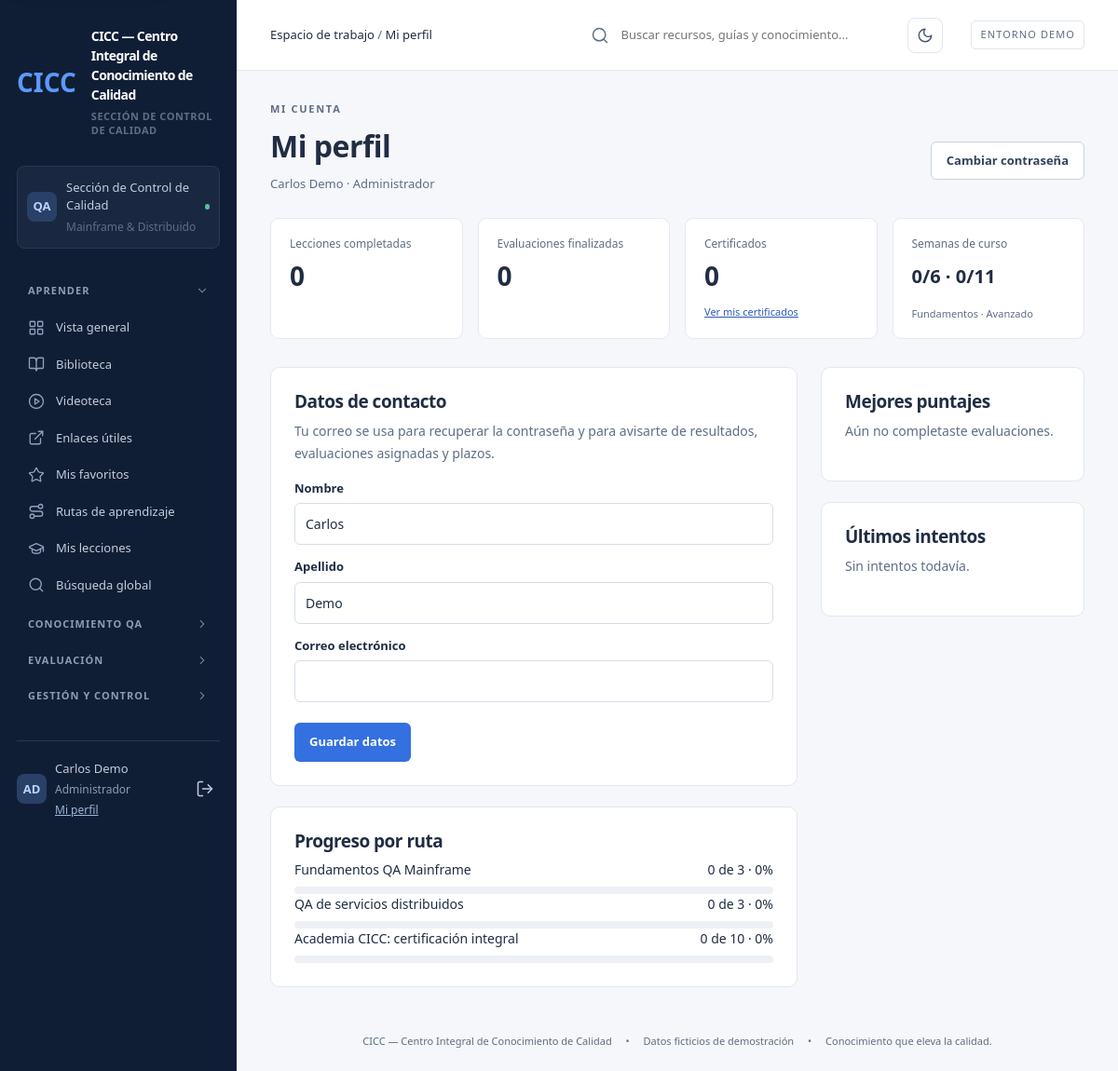
/cuenta/ (signed in), run on the app's committed database.
### hub/models.py (models this page shows, shortened)
class LearningPath(models.Model):
    title = models.CharField(max_length=200)
    area = models.CharField(max_length=20, choices=AREA_CHOICES)
    description = models.TextField()

### hub/views/account.py (the view)
# urls.py: path('cuenta/', v.profile, name='profile'),
@login_required
def profile(request):
    form = ProfileForm(request.POST or None, instance=request.user)
    if request.method == 'POST' and form.is_valid():
        form.save()
        log(request.user, 'Actualiza su perfil')
        messages.success(request, 'Tus datos se actualizaron.')
        return redirect('/cuenta/')
    rows, done = path_progress(request.user)
    week_counts = dict(
        WeekProgress.objects.filter(user=request.user)
        .values_list('course')
        .annotate(n=Count('pk'))
        .values_list('course', 'n')
    )
    attempts = (
        Attempt.objects.filter(user=request.user, finished=True).select_related('assessment').order_by('-started')
    )
    best = {}
    for attempt in attempts:
        best[attempt.assessment] = max(best.get(attempt.assessment, 0), attempt.score)
    return render(
        request,
        'profile.html',
        ctx(
            request,
            'account',
            title='Mi perfil',
            form=form,
            path_rows=rows,
            lessons_done=len(done),
            courses=[
                {'name': c['name'], 'done': min(week_counts.get(k, 0), len(c['weeks'])), 'total': len(c['weeks'])}
                for k, c in COURSES.items()
            ],
            recent_attempts=attempts[:6],
            attempt_total=attempts.count(),
            best_scores=[
                {'assessment': a, 'score': score, 'passed': score >= a.pass_score} for a, score in best.items()
            ],
            certificate_count=Certificate.objects.filter(attempt__user=request.user).count(),
        ),
    )

### hub/forms.py
class ProfileForm(forms.ModelForm):
    class Meta:
        model = User
        fields = ['first_name', 'last_name', 'email']
        labels = {'first_name': 'Nombre', 'last_name': 'Apellido', 'email': 'Correo electrónico'}

### hub/navigation.py (called while the page is built)
def allowed(user, slug):
    return slug not in GATES or user.has_perm(GATES[slug])

def groups_for(user, section):
    groups = []
    for key, label, items in NAV_GROUPS:
        visible = [item for item in items if allowed(user, item[0])]
        if visible:
            groups.append(
                {'key': key, 'label': label, 'items': visible, 'active': any(slug == section for slug, _, _ in visible)}
            )
    return groups

### hub/templatetags/cicc.py (called while the page is built)
@register.simple_tag
def icon(name, css=''):
    body = ICONS.get(name, ICONS['file'])
    cls = f'icon {css}'.strip()
    return mark_safe(
        f'<svg class="{cls}" viewBox="0 0 24 24" width="1em" height="1em" fill="none" stroke="currentColor" '
        f'stroke-width="1.8" stroke-linecap="round" stroke-linejoin="round" aria-hidden="true" focusable="false">{body}</svg>'
    )

@register.filter
def role_of(user):
    group = user.groups.first()
    if group:
        return group.name
    return 'Administrador' if user.is_superuser else 'Sin rol'

### hub/views/common.py (called while the page is built)
def ctx(request, section, **extra):
    return {
        'nav_groups': groups_for(request.user, section),
        'section': section,
        'title': TITLES.get(section, 'Recurso'),
        'active_attempts': Attempt.objects.filter(user=request.user, finished=False).count(),
        **extra,
    }

### hub/views/pages.py (called while the page is built)
def path_progress(user):
    done = set(Progress.objects.filter(user=user).values_list('lesson_id', flat=True))
    rows = []
    for path in LearningPath.objects.prefetch_related('lessons__checks'):
        lessons = list(path.lessons.all())
        completed = sum(lesson.pk in done for lesson in lessons)
        rows.append(
            {
                'path': path,
                'lessons': lessons,
                'total': len(lessons),
                'done': completed,
                'pct': round(100 * completed / len(lessons)) if lessons else 0,
                'next': next((lesson for lesson in lessons if lesson.pk not in done), None),
            }
        )
    return rows, done

### templates/profile.html (shortened to what this page needs)
{% extends 'base.html' %}
{% load cicc %}
{% block content %}
<div class="eyebrow">MI CUENTA</div>
<div class="page-heading">
  <div><h1>Mi perfil</h1><p>{{ user.get_full_name|default:user.username }} · {{ user|role_of }}</p></div>
  <a class="btn-secondary" href="{% url 'password_change' %}">Cambiar contraseña</a>
</div>
<div class="stats">
  <div class="stat"><small>Lecciones completadas</small><strong>{{ lessons_done }}</strong></div>
  <div class="stat"><small>Evaluaciones finalizadas</small><strong>{{ attempt_total }}</strong></div>
  <div class="stat"><small>Certificados</small><strong>{{ certificate_count }}</strong><span class="trend"><a class="text-link" href="/p/certificates/">Ver mis certificados</a></span></div>
  <div class="stat"><small>Semanas de curso</small>
    <strong class="small-strong">{% for c in courses %}{{ c.done }}/{{ c.total }}{% if not forloop.last %} · {% endif %}{% endfor %}</strong>
    <span class="trend">Fundamentos · Avanzado</span></div>
</div>
<div class="two-col">
  <section>
    <div class="panel">
      <h2>Datos de contacto</h2>
      <p class="hint">Tu correo se usa para recuperar la contraseña y para avisarte de resultados, evaluaciones asignadas y plazos.</p>
      <form method="post" class="stack-form">{% csrf_token %}
        {% for field in form %}
        <div class="field{% if field.errors %} has-error{% endif %}">
          <label for="{{ field.id_for_label }}">{{ field.label }}</label>
          {{ field }}
        </div>
        {% endfor %}
        <div class="form-actions"><button class="btn-primary">Guardar datos</button></div>
      </form>
    </div>
    <div class="panel">
      <h2>Progreso por ruta</h2>
      {% for row in path_rows %}
      <div class="topic-row">
        <div class="topic-head"><span>{{ row.path.title }}</span><span>{{ row.done }} de {{ row.total }} · {{ row.pct }}%</span></div>
        <div class="progress-track" role="progressbar" aria-label="Progreso de {{ row.path.title }}" aria-valuemin="0" aria-valuemax="100" aria-valuenow="{{ row.pct }}"><i style="width:{{ row.pct }}%"></i></div>
      </div>
      {% empty %}<p>Todavía no hay rutas.</p>{% endfor %}
    </div>
  </section>
  <aside>
    <div class="panel">
      <h2>Mejores puntajes</h2>
      {% for b in best_scores %}
      <p><span class="pill {% if b.passed %}green{% endif %}">{{ b.score }}%</span> {{ b.assessment.title }}</p>
      {% empty %}<p>Aún no completaste evaluaciones.</p>{% endfor %}
    </div>
    <div class="panel">
      <h2>Últimos intentos</h2>
      {% for a in recent_attempts %}
      <p><a href="/results/{{ a.pk }}/">{{ a.assessment.title }}</a><br><small>{{ a.started|date:'d/m/Y H:i' }} · {{ a.score }}%</small></p>
      {% empty %}<p>Sin intentos todavía.</p>{% endfor %}
    </div>
  </aside>
</div>
{% endblock %}

### templates/base.html (shortened to what this page needs)
{% load static cicc %}<!doctype html>
<html lang="es">
<head>
  <link rel="stylesheet" href="{% static 'vendor/bootstrap.min.css' %}">
  <link rel="stylesheet" href="{% static 'hub.css' %}">
</head>
<body class="theme-{{ section }}">
<aside class="sidebar">
  <a class="brand" href="/">
    <span class="brand-dot">CICC</span>
    <div>CICC — Centro Integral de Conocimiento de Calidad<small>SECCIÓN DE CONTROL DE CALIDAD</small></div>
  </a>
  <div class="workspace">
    <span class="avatar" aria-hidden="true">QA</span>
    <div>Sección de Control de Calidad<small>Mainframe &amp; Distribuido</small></div>
    <span class="online" aria-hidden="true"></span>
  </div>
  <nav aria-label="Menú principal" data-user="{{ user.pk }}">
    {% for group in nav_groups %}
    <section class="nav-group{% if group.active %} is-active{% endif %}" data-group="{{ group.key }}">
      <button type="button" class="nav-label nav-toggle" aria-expanded="true" aria-controls="nav-{{ group.key }}">
        <span>{{ group.label }}</span>{% icon 'chevron' 'chevron' %}
      </button>
      <div class="nav-items" id="nav-{{ group.key }}">
        {% for slug, label, glyph in group.items %}
        <a href="/p/{{ slug }}/" class="{% if section == slug %}active{% endif %}"{% if section == slug %} aria-current="page"{% endif %}>
          {% icon glyph %}<span class="nav-text">{{ label }}</span>
        </a>
        {% endfor %}
      </div>
    </section>
    {% endfor %}
  </nav>
  <div class="sidebar-bottom">
    <div class="avatar" aria-hidden="true">{{ user.username|slice:':2'|upper }}</div>
    <div>{{ user.get_full_name|default:user.username }}<small>{{ user|role_of }}</small><a class="side-link" href="{% url 'profile' %}">Mi perfil</a></div>
    <form method="post" action="/logout/">{% csrf_token %}
      <button class="icon-button" title="Cerrar sesión" aria-label="Cerrar sesión">{% icon 'logout' %}</button>
    </form>
  </div>
</aside>
<div class="main">
  <header>
    <span class="crumbs"><a href="/p/dashboard/">Espacio de trabajo</a> <span class="muted" aria-hidden="true">/</span> <strong>{{ title }}</strong></span>
    <form action="/p/search/" class="global-search" role="search">
      {% icon 'search' %}
      <input aria-label="Buscar en el conocimiento" name="q" value="{{ query }}" placeholder="Buscar recursos, guías y conocimiento...">
    </form>
    <button type="button" id="theme-toggle" class="theme-toggle" aria-pressed="false" aria-label="Cambiar a modo oscuro">{% icon 'moon' 'when-light' %}{% icon 'sun' 'when-dark' %}</button>
    <span class="header-tag">ENTORNO DEMO</span>
  </header>
  <main id="contenido">
    {% block content %}{% endblock %}
    <footer>CICC — Centro Integral de Conocimiento de Calidad <span>•</span> Datos ficticios de demostración <span>•</span> Conocimiento que eleva la calidad.</footer>
  </main>
</div>
</body>
</html>

### data on the page
LearningPath: path "Fundamentos QA Mainframe", done "0", total "3", pct "0"
LearningPath: path "QA de servicios distribuidos", done "0", total "3", pct "0"
LearningPath: path "Academia CICC: certificación integral", done "0", total "10", pct "0"

### other printed values
{{ group.label }} "APRENDER" "CONOCIMIENTO QA" "EVALUACIÓN" "GESTIÓN Y CONTROL"
{{ label }} "Vista general" "Biblioteca" "Videoteca" "Enlaces útiles" "Mis favoritos" "Rutas de aprendizaje" "Mis lecciones" "Búsqueda global"
{{ user.username|slice:':2'|upper }} "AD"
{{ user.get_full_name|default:user.username }} "Carlos Demo"
{{ user|role_of }} "Administrador"
{{ title }} "Mi perfil"
{{ lessons_done }} "0"
{{ attempt_total }} "0"
{{ certificate_count }} "0"
{{ c.done }} "0" "0"
{{ c.total }} "6" "11"
{{ field.label }} "Nombre" "Apellido" "Correo electrónico"
